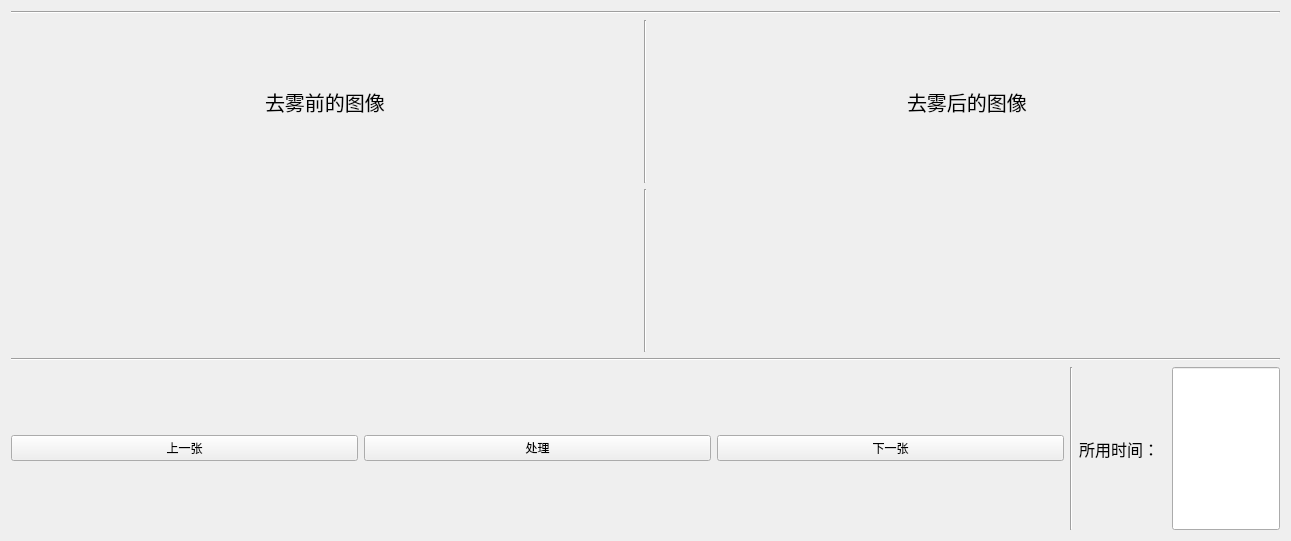
<?xml version="1.0" encoding="UTF-8"?>
<ui version="4.0">
 <class>Form</class>
 <widget class="QWidget" name="Form">
  <property name="geometry">
   <rect>
    <x>0</x>
    <y>0</y>
    <width>1291</width>
    <height>541</height>
   </rect>
  </property>
  <property name="font">
   <font>
    <weight>50</weight>
    <bold>false</bold>
   </font>
  </property>
  <property name="windowTitle">
   <string>Form</string>
  </property>
  <layout class="QVBoxLayout" name="verticalLayout">
   <item>
    <widget class="Line" name="line_5">
     <property name="orientation">
      <enum>Qt::Horizontal</enum>
     </property>
    </widget>
   </item>
   <item>
    <layout class="QHBoxLayout" name="horizontalLayout_3">
     <item>
      <layout class="QHBoxLayout" name="horizontalLayout">
       <item>
        <spacer name="horizontalSpacer">
         <property name="orientation">
          <enum>Qt::Horizontal</enum>
         </property>
         <property name="sizeHint" stdset="0">
          <size>
           <width>40</width>
           <height>20</height>
          </size>
         </property>
        </spacer>
       </item>
       <item>
        <widget class="QLabel" name="label">
         <property name="font">
          <font>
           <pointsize>15</pointsize>
           <weight>50</weight>
           <bold>false</bold>
          </font>
         </property>
         <property name="text">
          <string>去雾前的图像</string>
         </property>
        </widget>
       </item>
       <item>
        <spacer name="horizontalSpacer_2">
         <property name="orientation">
          <enum>Qt::Horizontal</enum>
         </property>
         <property name="sizeHint" stdset="0">
          <size>
           <width>40</width>
           <height>20</height>
          </size>
         </property>
        </spacer>
       </item>
      </layout>
     </item>
     <item>
      <widget class="Line" name="line_2">
       <property name="orientation">
        <enum>Qt::Vertical</enum>
       </property>
      </widget>
     </item>
     <item>
      <layout class="QHBoxLayout" name="horizontalLayout_2">
       <item>
        <spacer name="horizontalSpacer_3">
         <property name="orientation">
          <enum>Qt::Horizontal</enum>
         </property>
         <property name="sizeHint" stdset="0">
          <size>
           <width>40</width>
           <height>20</height>
          </size>
         </property>
        </spacer>
       </item>
       <item>
        <widget class="QLabel" name="label_2">
         <property name="font">
          <font>
           <pointsize>15</pointsize>
           <weight>50</weight>
           <bold>false</bold>
          </font>
         </property>
         <property name="text">
          <string>去雾后的图像</string>
         </property>
        </widget>
       </item>
       <item>
        <spacer name="horizontalSpacer_4">
         <property name="orientation">
          <enum>Qt::Horizontal</enum>
         </property>
         <property name="sizeHint" stdset="0">
          <size>
           <width>40</width>
           <height>20</height>
          </size>
         </property>
        </spacer>
       </item>
      </layout>
     </item>
    </layout>
   </item>
   <item>
    <layout class="QHBoxLayout" name="horizontalLayout_5">
     <item>
      <widget class="QLabel" name="haze">
       <property name="text">
        <string/>
       </property>
       <property name="scaledContents">
        <bool>true</bool>
       </property>
      </widget>
     </item>
     <item>
      <widget class="Line" name="line">
       <property name="orientation">
        <enum>Qt::Vertical</enum>
       </property>
      </widget>
     </item>
     <item>
      <widget class="QLabel" name="dehaze">
       <property name="text">
        <string/>
       </property>
       <property name="scaledContents">
        <bool>true</bool>
       </property>
      </widget>
     </item>
    </layout>
   </item>
   <item>
    <widget class="Line" name="line_3">
     <property name="sizePolicy">
      <sizepolicy hsizetype="Minimum" vsizetype="Fixed">
       <horstretch>0</horstretch>
       <verstretch>0</verstretch>
      </sizepolicy>
     </property>
     <property name="orientation">
      <enum>Qt::Horizontal</enum>
     </property>
    </widget>
   </item>
   <item>
    <layout class="QHBoxLayout" name="horizontalLayout_4" stretch="4,4,4,4,1,1">
     <item>
      <widget class="QPushButton" name="button_up">
       <property name="text">
        <string>上一张</string>
       </property>
      </widget>
     </item>
     <item>
      <widget class="QPushButton" name="button_process">
       <property name="text">
        <string>处理</string>
       </property>
      </widget>
     </item>
     <item>
      <widget class="QPushButton" name="button_down">
       <property name="text">
        <string>下一张</string>
       </property>
      </widget>
     </item>
     <item>
      <widget class="Line" name="line_4">
       <property name="font">
        <font>
         <weight>75</weight>
         <bold>true</bold>
        </font>
       </property>
       <property name="orientation">
        <enum>Qt::Vertical</enum>
       </property>
      </widget>
     </item>
     <item>
      <widget class="QLabel" name="label_3">
       <property name="font">
        <font>
         <pointsize>12</pointsize>
         <weight>50</weight>
         <bold>false</bold>
        </font>
       </property>
       <property name="text">
        <string>所用时间：</string>
       </property>
      </widget>
     </item>
     <item>
      <widget class="QLineEdit" name="lineEdit">
       <property name="sizePolicy">
        <sizepolicy hsizetype="Minimum" vsizetype="Minimum">
         <horstretch>0</horstretch>
         <verstretch>0</verstretch>
        </sizepolicy>
       </property>
      </widget>
     </item>
    </layout>
   </item>
  </layout>
 </widget>
 <resources/>
 <connections/>
</ui>
